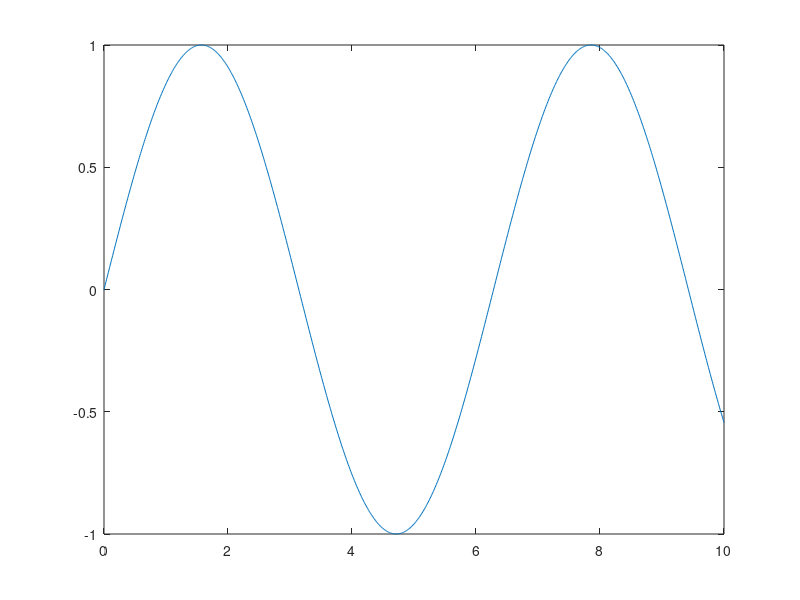
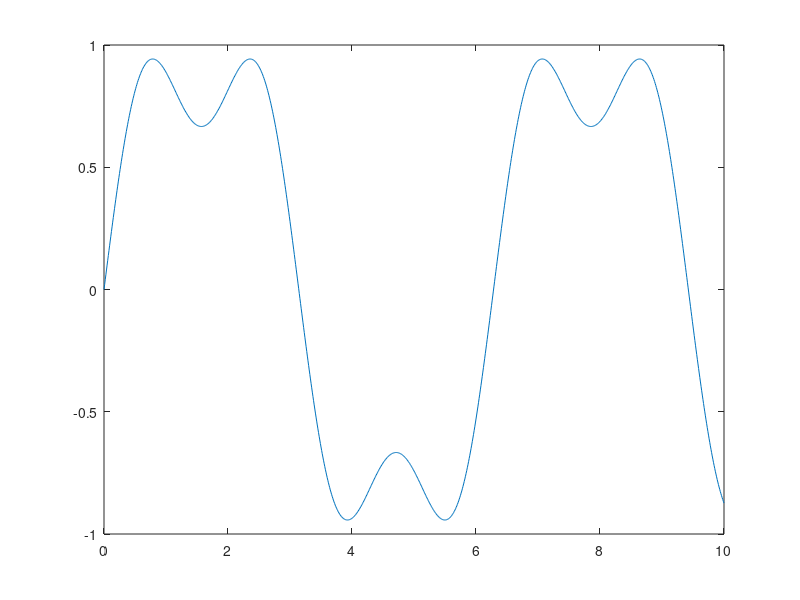
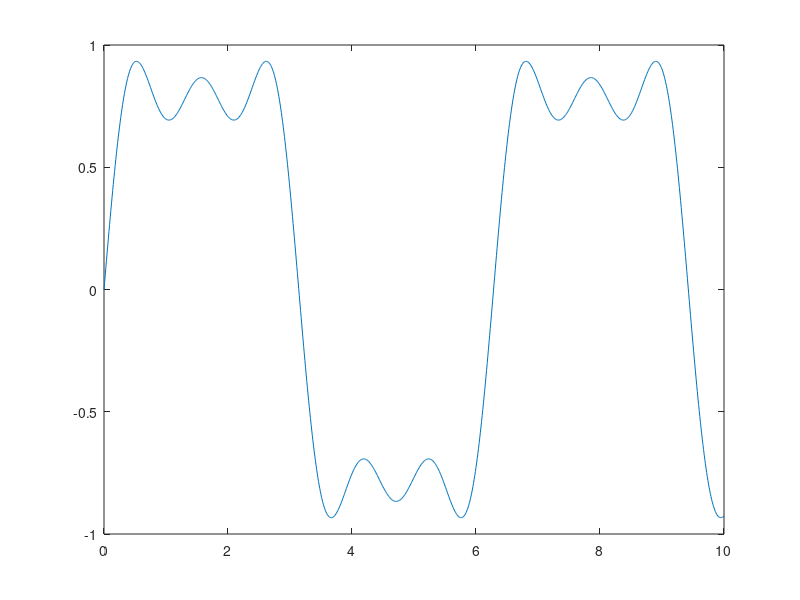

Reproduce these figures in MATLAB, in order.
% atividade 2
clear; close all; clc

% a)
t = [0:0.01:10];

s = sin(t);

figure; plot(t, s);

% b)
s = sin(t) + (1/3)*sin(3*t);

figure; plot(t, s);

% c)
s = sin(t) + (1/3)*sin(3*t) + (1/5)*sin(5*t);

figure; plot(t, s);
